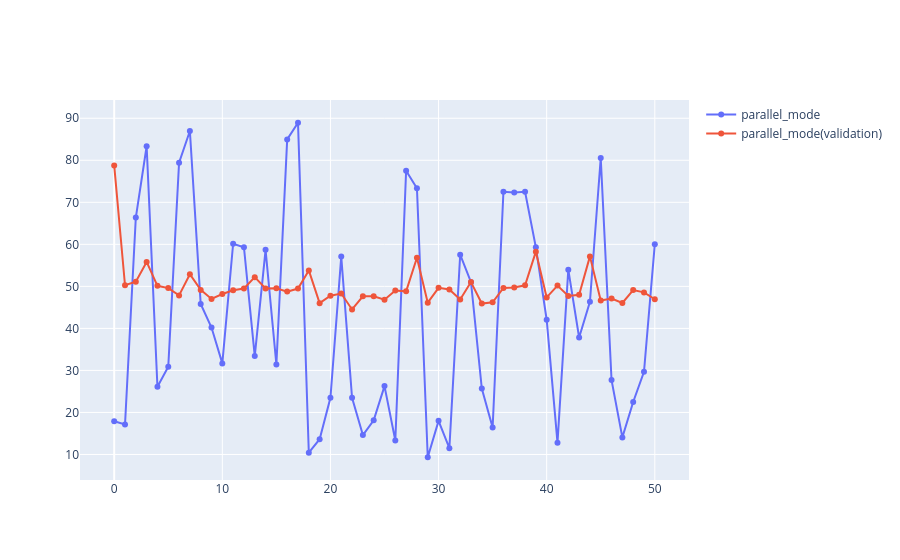

Notebook code for this chart:
### Code cell
plot_training_best_fitness(fitness_df["parallel_mode"], validation_fitness=True, axes_label="parallel_mode")
